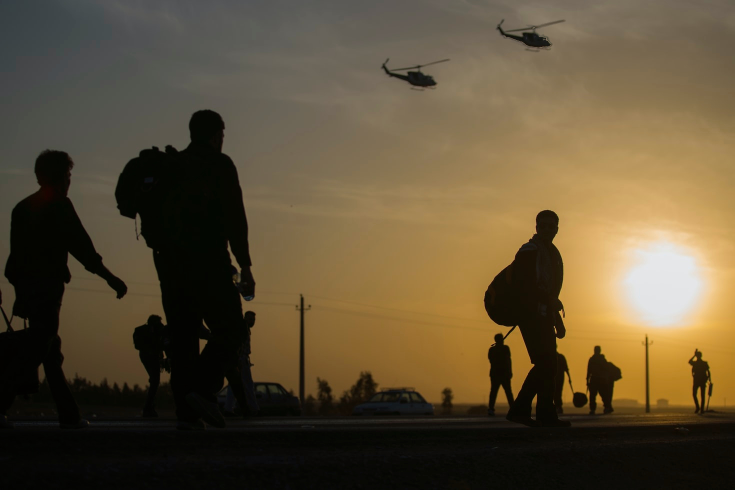
#> input picture photo-1559736220-66fc1882555d-F2.jpg, 1470 x 980 px (shown at 1/2 size)
$ jupyter execute Forensic_SIFT_Final.ipynb   (shell and % lines are left out)
#> lines starting #> are read from the running program, lines starting #| are printed output that depends on the picture
<a href="https://colab.research.google.com/github/serlysetyani/Forensic-Digital_Duplication-Region/blob/main/Forensic_SIFT.ipynb" target="_parent"></a>

[cell 1]
# Finding Image Keypoints using SIFT
import numpy as np
import matplotlib.pyplot as plt
import cv2
import sys
sys.path.append('/usr/local/lib/python2.7/site-packages')

# reading image
# image 1
img = cv2.imread('photo-1559736220-66fc1882555d-F2.jpg')
#> img is the input picture: shape (980, 1470, 3); mean B, G, R 55.1, 79.7, 93.7


h, w, c = img.shape
#> h = 980; w = 1470; c = 3
img_gray = cv2.cvtColor(img, cv2.COLOR_BGR2GRAY)
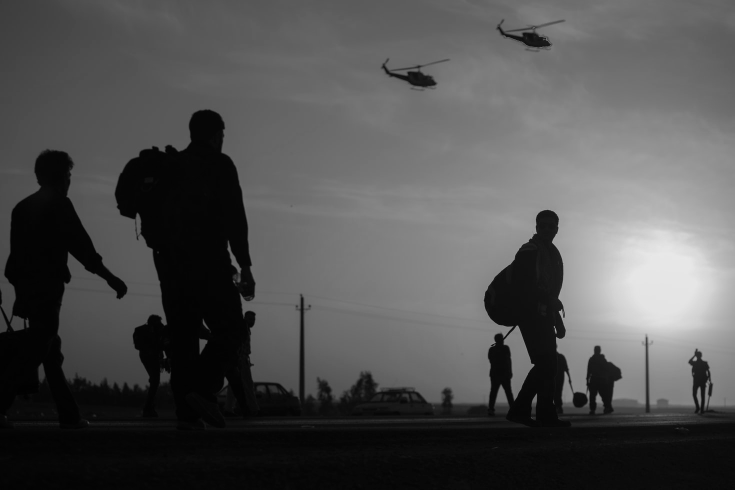
#> img_gray: shape (980, 1470) (shown at 1/2 size); min 0, max 234, mean 81.1
sift = cv2.SIFT_create(nfeatures=100000, nOctaveLayers=7, sigma=1.6)
keypoints, descriptors = sift.detectAndCompute(img_gray, None)
#> keypoints = 983 keypoints; strongest (x, y, size): (1058, 577, 115.1), (1112, 664, 2), (1095, 444, 34.1), (1121, 624, 5.2)
print("Banyak Keypoints: ", len(keypoints))
#| Banyak Keypoints:  983

[cell 2]
img = cv2.drawKeypoints(img_gray, keypoints, img, flags=cv2.DRAW_MATCHES_FLAGS_DRAW_RICH_KEYPOINTS)
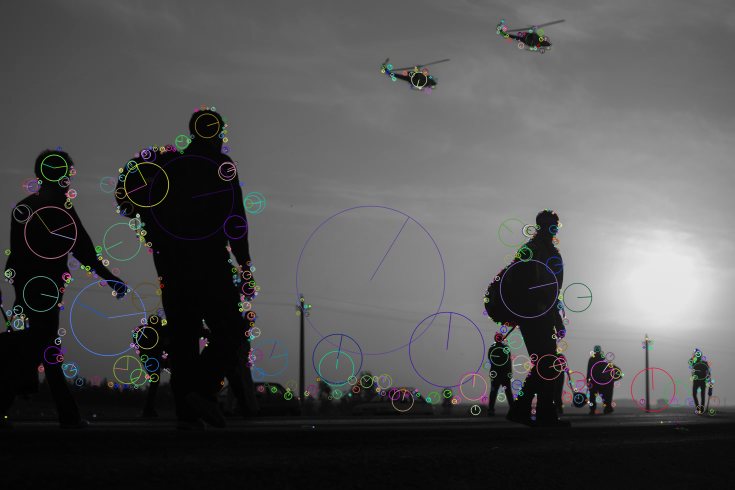
#> img: shape (980, 1470, 3) (shown at 1/2 size); mean B, G, R 82.7, 82.5, 82.6
cv2.imshow("result", img)
cv2.imwrite('keypoints.png', img)
#> Out = True

[cell 3]
bf = cv2.BFMatcher(cv2.NORM_L2, crossCheck=False)
matches = bf.knnMatch(descriptors, descriptors, k=3)
#> matches = 983 matches
better_matches = []
for a, b, c in matches:
    if a.trainIdx == a.queryIdx:
        better_matches.append([b, c])
    elif b.trainIdx == b.queryIdx:
        better_matches.append([a, c])
    elif c.trainIdx == c.queryIdx:
        better_matches.append([a, b])
#> after the loop, better_matches = 983 matches

ratio_thresh = 0.5
good_matches = []
for m, n in better_matches:
    if m.distance < ratio_thresh * n.distance:
        good_matches.append(m)
#> after the loop, good_matches = 94 matches

[cell 4]
MIN_MATCH_COUNT = 3
if len(good_matches) > MIN_MATCH_COUNT:
    src_pts = np.float32([keypoints[m.trainIdx].pt for m in good_matches])
#> src_pts = 94 pairs, first value 5.15 to 1382.5, second value 42.16 to 800.8
    dst_pts = np.float32([keypoints[m.queryIdx].pt for m in good_matches])
#> dst_pts has the same summary as src_pts

    retval, inliers = cv2.estimateAffine2D(src_pts, dst_pts, method=cv2.RANSAC, ransacReprojThreshold=3, maxIters=100,
                                           confidence=0.99)
#> retval = [[1, 0.000861, -0.239], [0.000461, 0.999, 0.137]]; inliers = 94 values, max 1 at index 0, min 0 at index 8, mean 0.564

    matchesMask = inliers.ravel().tolist()
#> matchesMask has the same summary as inliers

[cell 5]
final_matches = []
for i in range(len(good_matches)):
    if matchesMask[i] == 1:
        final_matches.append(good_matches[i])
#> this loop made 94 passes
#> after the loop, final_matches = 53 matches

[cell 6]
img_RGB = cv2.cvtColor(img_gray, cv2.COLOR_GRAY2RGB)

list_point1 = []
list_point2 = []
for j in final_matches:

    # Get the matching keypoints for each of the images
    point1 = j.trainIdx
    point2 = j.queryIdx

    # Get the coordinates, x - columns, y - rows
    (x1, y1) = keypoints[point1].pt
    (x2, y2) = keypoints[point2].pt

    # Append to each list
    list_point1.append((int(x1), int(y1)))
    list_point2.append((int(x2), int(y2)))

    # Draw a small circle at both co-ordinates: radius 4, colour green, thickness = 1
    # copy keypoints circles
    cv2.circle(img_RGB, (int(x1), int(y1)), 4, (0, 255, 0), 1)
    # original keypoints circles
    cv2.circle(img_RGB, (int(x2), int(y2)), 4, (0, 255, 0), 1)

    # Draw a line in between the two points, thickness = 1, colour green
    cv2.line(img_RGB, (int(x1), int(y1)), (int(x2), int(y2)), (0, 255, 0), 1)
#> this loop made 53 passes
#> (point1, point2, x1, y1, x2, y2) on passes 1 to 12: (3, 2, 5.18, 596.6, 5.15, 596.7), (2, 3, 5.15, 596.7, 5.18, 596.6), (8, 10, 14.55, 547.6, 16.26, 546.8), (31, 32, 43.76, 634.1, 43.8, 634.6), (51, 50, 79.65, 363.9, 79.23, 364.4), (50, 51, 79.23, 364.4, 79.65, 363.9), (82, 80, 134, 554.8, 132.5, 553.2), (80, 82, 132.5, 553.2, 134, 554.8), (93, 99, 139.6, 741.2, 141.9, 738.9), (101, 103, 142.4, 343.1, 142.5, 343.1), (118, 117, 165.6, 533.7, 164.8, 533.6), (117, 118, 164.8, 533.6, 165.6, 533.7)
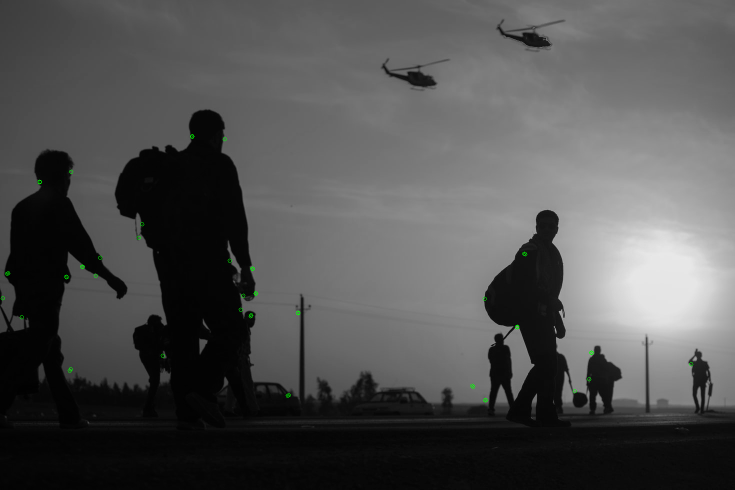
#> img_RGB: shape (980, 1470, 3) (shown at 1/2 size); mean B, G, R 81.1, 81.2, 81.1
#> after the loop, list_point1 = 53 pairs, first value 5 to 1382, second value 272 to 800; list_point2 has the same summary as list_point1

[cell 7]
wrapAffine_img = cv2.warpAffine(img_gray, retval, (w, h))
cv2.imwrite('res.png', wrapAffine_img)

# 3) Output
cv2.imshow("result", img_RGB)
cv2.imwrite('final_matches.png', img_RGB)
cv2.waitKey(0)
cv2.destroyAllWindows()
